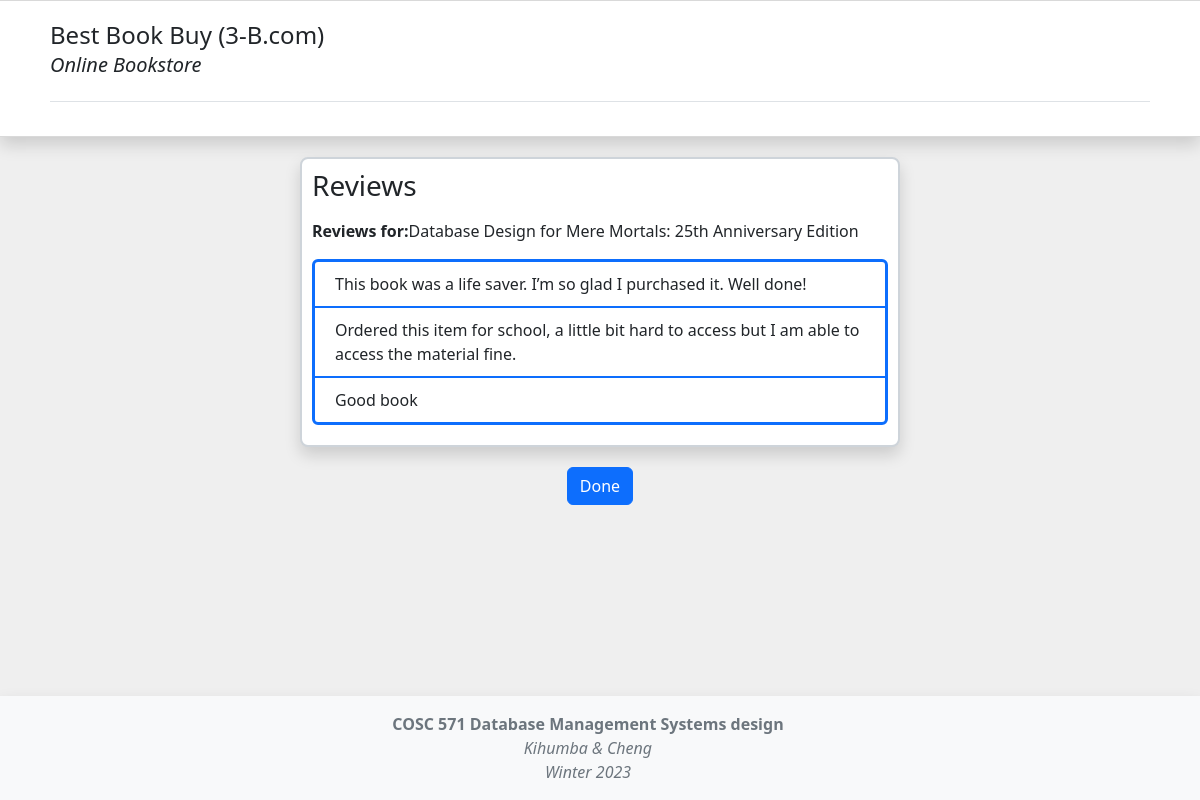
The page /screen4.php?id=9780136788041 on the database its author committed.
### tables this page shows
create table book
	(title varchar(200) not null,
	 author varchar(100),
 	 publisher varchar(100),
 	 price float(2) check (price > 0),
	 isbn numeric(13,0),
	 category_Id integer,
	 primary key (isbn),
	 foreign key (category_Id) references category(category_Id));

create table review
	(review_num integer,
	 comment varchar(500),
	 ISBN numeric(13,0),
	 primary key(review_num, ISBN),
	 foreign key(isbn) references book(ISBN));

### screen4.php (the view, shortened to what this page needs)
<!DOCTYPE html>
<html>
	<head>
		<link rel="stylesheet" href="https://cdn.jsdelivr.net/npm/bootstrap@5.2.0/dist/css/bootstrap.min.css">
		<link rel="stylesheet" href="/css/custom.css">
	</head>
	<body class="d-flex flex-column min-vh-100">
        <?php include("./view/header.php"); ?>
        <div class="container-fluid">
			<div class="standard-container bg-white shadow">
				<h1 class="h3 mb-3 fw-normal">Reviews</h1>
				<?php
				require_once('mysql_connect.php');
				$id = $_GET['id'];
				$query = "select * from review where isbn = ".$id."";
				$query2 = "select title from book where isbn = ".$id."";
				$response = @mysqli_query($dbConnection, $query);
				$response2 = @mysqli_query($dbConnection, $query2);
				if ($response){
					$comments = '';
					while ($row = mysqli_fetch_array($response)){
						$comments = $comments.'<div class="row">
										<div class="col">'
												.$row[1].'
										</div>
									 </div>';
					}
				echo '<p><b>Reviews for:</b>'.mysqli_fetch_array($response2)[0].'</p>
				<div class="reviews-container">'
					.$comments.'
				</div>';
				}
				?>
				</div>
				<div class="text-center">
					<a class="btn btn-md btn-primary" href="screen3.php">Done</a>
				</div>
			</div>
		<?php include("./view/footer.php"); ?>
	</body>
</html>

### css/custom.css (style rules this page uses)
:root { --bootstrap-blue: #0d6efd; --gray: #ced4da; --light-gray: #efefef; }
body { background-color: var(--light-gray); }
.standard-container { max-width: 600px; margin: 20px auto; padding: 10px; border-radius: 8px; border: 2px solid var(--gray); }
.reviews-container { width: 100%; border-radius: 6px; border: solid var(--bootstrap-blue); margin: 10px 0px; padding: 0px 10px; max-height: 300px; overflow-y: scroll; }
.reviews-container .row { padding: 10px; border-bottom: 2px solid var(--bootstrap-blue); }
.reviews-container .row:last-child { border: 0px; }

### rows shown on the page
book: title "Database Design for Mere Mortals: 25th Anniversary Edition"
review: comment "This book was a life saver. I’m so glad I purchased it. Well done!"
review: comment "Ordered this item for school, a little bit hard to access but I am able to access the material fine."
review: comment "Good book"
